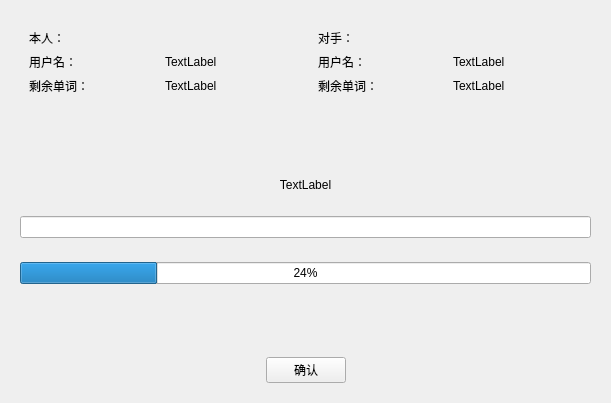
<?xml version="1.0" encoding="UTF-8"?>
<ui version="4.0">
 <class>MultiGame</class>
 <widget class="QWidget" name="MultiGame">
  <property name="geometry">
   <rect>
    <x>0</x>
    <y>0</y>
    <width>611</width>
    <height>403</height>
   </rect>
  </property>
  <property name="windowTitle">
   <string>Form</string>
  </property>
  <layout class="QVBoxLayout" name="verticalLayout">
   <item>
    <widget class="QWidget" name="widget" native="true">
     <layout class="QHBoxLayout" name="horizontalLayout">
      <item>
       <widget class="QWidget" name="widget_3" native="true">
        <layout class="QGridLayout" name="gridLayout_2">
         <item row="2" column="0">
          <widget class="QLabel" name="other_5">
           <property name="text">
            <string>用户名：</string>
           </property>
          </widget>
         </item>
         <item row="2" column="1">
          <widget class="QLabel" name="nameThis">
           <property name="text">
            <string>TextLabel</string>
           </property>
          </widget>
         </item>
         <item row="0" column="0">
          <widget class="QLabel" name="other_8">
           <property name="text">
            <string>本人：</string>
           </property>
          </widget>
         </item>
         <item row="3" column="0">
          <widget class="QLabel" name="other_9">
           <property name="text">
            <string>剩余单词：</string>
           </property>
          </widget>
         </item>
         <item row="3" column="1">
          <widget class="QLabel" name="lastWordThis">
           <property name="text">
            <string>TextLabel</string>
           </property>
          </widget>
         </item>
        </layout>
       </widget>
      </item>
      <item>
       <widget class="QWidget" name="widget_2" native="true">
        <layout class="QGridLayout" name="gridLayout">
         <item row="2" column="0">
          <widget class="QLabel" name="other_4">
           <property name="text">
            <string>用户名：</string>
           </property>
          </widget>
         </item>
         <item row="2" column="1">
          <widget class="QLabel" name="nameOther">
           <property name="text">
            <string>TextLabel</string>
           </property>
          </widget>
         </item>
         <item row="3" column="0">
          <widget class="QLabel" name="other_6">
           <property name="text">
            <string>剩余单词：</string>
           </property>
          </widget>
         </item>
         <item row="3" column="1">
          <widget class="QLabel" name="lastWordOther">
           <property name="text">
            <string>TextLabel</string>
           </property>
          </widget>
         </item>
         <item row="1" column="0">
          <widget class="QLabel" name="other_3">
           <property name="text">
            <string>对手：</string>
           </property>
          </widget>
         </item>
        </layout>
       </widget>
      </item>
     </layout>
    </widget>
   </item>
   <item>
    <spacer name="verticalSpacer">
     <property name="orientation">
      <enum>Qt::Vertical</enum>
     </property>
     <property name="sizeHint" stdset="0">
      <size>
       <width>20</width>
       <height>40</height>
      </size>
     </property>
    </spacer>
   </item>
   <item>
    <widget class="QWidget" name="widget_5" native="true">
     <layout class="QHBoxLayout" name="horizontalLayout_3">
      <item>
       <widget class="QLabel" name="word">
        <property name="text">
         <string>TextLabel</string>
        </property>
        <property name="alignment">
         <set>Qt::AlignCenter</set>
        </property>
       </widget>
      </item>
     </layout>
    </widget>
   </item>
   <item>
    <widget class="QWidget" name="widget_4" native="true">
     <layout class="QHBoxLayout" name="horizontalLayout_2">
      <item>
       <widget class="QLineEdit" name="lineEdit"/>
      </item>
     </layout>
    </widget>
   </item>
   <item>
    <widget class="QWidget" name="widget_7" native="true">
     <layout class="QHBoxLayout" name="horizontalLayout_5">
      <item>
       <widget class="QProgressBar" name="progressBar">
        <property name="value">
         <number>24</number>
        </property>
       </widget>
      </item>
     </layout>
    </widget>
   </item>
   <item>
    <spacer name="verticalSpacer_2">
     <property name="orientation">
      <enum>Qt::Vertical</enum>
     </property>
     <property name="sizeHint" stdset="0">
      <size>
       <width>20</width>
       <height>40</height>
      </size>
     </property>
    </spacer>
   </item>
   <item>
    <widget class="QWidget" name="widget_6" native="true">
     <layout class="QHBoxLayout" name="horizontalLayout_4">
      <item>
       <spacer name="horizontalSpacer_5">
        <property name="orientation">
         <enum>Qt::Horizontal</enum>
        </property>
        <property name="sizeHint" stdset="0">
         <size>
          <width>40</width>
          <height>20</height>
         </size>
        </property>
       </spacer>
      </item>
      <item>
       <widget class="QPushButton" name="confirmBtn">
        <property name="text">
         <string>确认</string>
        </property>
       </widget>
      </item>
      <item>
       <spacer name="horizontalSpacer_6">
        <property name="orientation">
         <enum>Qt::Horizontal</enum>
        </property>
        <property name="sizeHint" stdset="0">
         <size>
          <width>40</width>
          <height>20</height>
         </size>
        </property>
       </spacer>
      </item>
     </layout>
    </widget>
   </item>
  </layout>
 </widget>
 <resources/>
 <connections/>
</ui>
